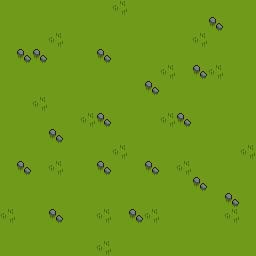

This is a level from a 2D game, rendered from its Tiled map with the project's own tilesets. A one-line summary and the complete map file follow:
An orthogonal 16x16 tile map with 16x16 px tiles, 1 tile layer (Base).

<map version="1.10" tiledversion="1.10.2" orientation="orthogonal" renderorder="right-down" width="16" height="16" tilewidth="16" tileheight="16" infinite="0" nextlayerid="4" nextobjectid="1">
 <tileset firstgid="1" source="Simple.tsx" />
 <layer id="1" name="Base" width="16" height="16">
  <data encoding="csv">
3,3,3,3,3,3,3,1,3,3,3,3,3,3,3,3,
3,3,3,3,3,3,3,3,3,3,3,3,3,2,3,3,
3,3,3,1,3,3,3,3,3,3,3,3,1,3,3,3,
3,2,2,3,3,3,2,3,3,3,3,3,3,3,3,3,
3,3,3,3,3,3,3,3,3,3,1,3,2,1,3,3,
3,3,3,3,3,3,3,3,3,2,3,3,3,3,3,3,
3,3,1,3,3,3,3,3,3,3,3,3,3,3,3,3,
3,3,3,3,3,1,2,3,3,3,1,2,3,3,3,3,
3,3,3,2,3,3,3,3,3,3,3,3,3,3,3,3,
3,3,3,3,3,3,3,1,3,3,3,3,3,3,3,1,
3,2,3,1,3,3,2,3,3,2,3,1,3,3,3,3,
3,3,3,3,3,3,3,3,3,3,3,3,2,3,3,3,
3,3,3,3,3,3,3,3,3,3,3,3,3,3,2,3,
1,3,3,2,3,3,1,3,2,1,3,3,3,3,1,3,
3,3,3,3,3,3,3,3,3,3,3,3,3,3,3,3,
3,3,3,3,3,3,1,3,3,3,3,3,3,3,3,3
</data>
 </layer>
 <objectgroup id="3" name="buildings" />
</map>
